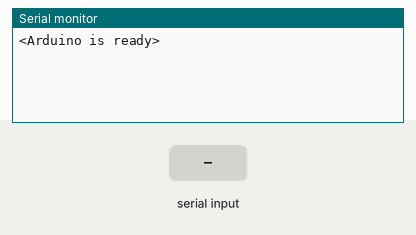
Bench run of a sketch on a simulated Arduino Uno, built with avr-gcc and run on an emulated ATmega328P. On the bench: the last lines printed to the serial monitor. The inputs (shaded band) are chosen by the test bench.

Above: at 1.2 s.
1.3 s: "90,45\n" received over Serial
At 2.5 s:
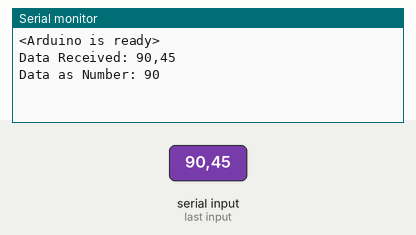
2.8 s: "5\n" received over Serial
At 3.6 s:
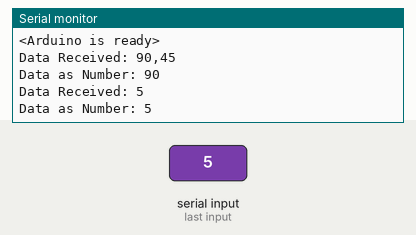

The sketch:

serial_single_number.ino
```cpp
// Receive a number as text and convert it to an int

const byte numChars = 8;
char receivedChars[numChars];
boolean newData = false;
int dataNumber = 0;

void setup() {
  // put your setup code here, to run once:
  Serial.begin(9600);
  Serial.println("<Arduino is ready>");
}

void loop() {
  // put your main code here, to run repeatedly:
  receiveWithEndMarker();
  showData();
}

void receiveWithEndMarker(void) {
  static byte idx = 0;
  char endMarker = '\n';
  char receivedChar;

  if (Serial.available() > 0)
  {
    receivedChar = Serial.read();
    if (receivedChar != endMarker)
    {
      receivedChars[idx] = receivedChar;
      idx++;
      if (idx >= numChars)
      {
        idx = numChars-1;
      }
    }
    else
    {
      receivedChars[idx] = '\0'; // terminate the string
      idx = 0;
      newData = true;
    }
  }
}

void showData(void) {
  if (newData == true)
  {
    dataNumber = 0;
    dataNumber = atoi(receivedChars);
    Serial.print("Data Received: ");
    Serial.println(receivedChars);
    Serial.print("Data as Number: ");
    Serial.println(dataNumber);
    newData = false;
  }
}
```

Measured:
- after the input at 1.3 s, the serial monitor: prints a new line at once (image 1)
- after the input at 2.8 s, the serial monitor: prints a new line at once (image 2)
